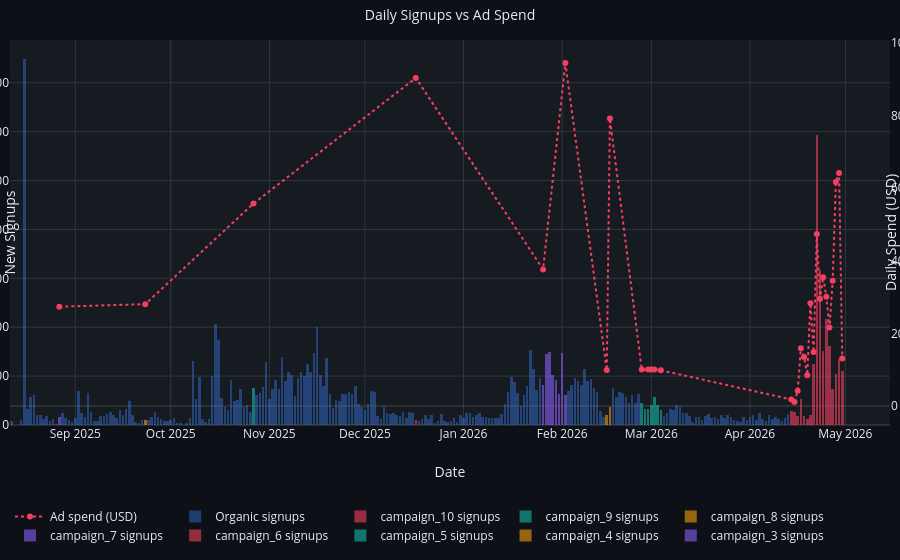

This figure's notebook cell:
### Markdown cell above
### Daily Sign-ups vs Ad Spend

### Code cell
fig = _fig_campaign_daily(daily)
if fig:
    fig.show()

### Figure 1 — Plotly figure (JSON) as saved in the notebook; plotly's stock layout.template omitted (floating-point values rounded to 4 significant figures; data arrays with more than 128 entries replaced by an {"elided": "..."} marker saying what was removed)
{"data": [{"marker": {"color": "#8B5CF6"}, "name": "campaign_3 signups", "opacity": 0.6, "type": "bar", "x": ["2025-08-27"], "y": [16]}, {"marker": {"color": "#F59E0B"}, "name": "campaign_4 signups", "opacity": 0.6, "type": "bar", "x": ["2025-09-23"], "y": [10]}, {"marker": {"color": "#14B8A6"}, "name": "campaign_5 signups", "opacity": 0.6, "type": "bar", "x": ["2025-10-27"], "y": [75]}, {"marker": {"color": "#F43F5E"}, "name": "campaign_6 signups", "opacity": 0.6, "type": "bar", "x": ["2025-12-17"], "y": [10]}, {"marker": {"color": "#8B5CF6"}, "name": "campaign_7 signups", "opacity": 0.6, "type": "bar", "x": ["2026-01-26", "2026-01-27", "2026-01-28", "2026-01-29", "2026-01-30", "2026-01-31", "2026-02-01", "2026-02-02"], "y": [82, 145, 149, 102, 92, 63, 147, 62]}, {"marker": {"color": "#F59E0B"}, "name": "campaign_8 signups", "opacity": 0.6, "type": "bar", "x": ["2026-02-15", "2026-02-16"], "y": [21, 37]}, {"marker": {"color": "#14B8A6"}, "name": "campaign_9 signups", "opacity": 0.6, "type": "bar", "x": ["2026-02-26", "2026-02-27", "2026-02-28", "2026-03-01", "2026-03-02", "2026-03-03", "2026-03-04"], "y": [44, 32, 32, 40, 58, 40, 30]}, {"marker": {"color": "#F43F5E"}, "name": "campaign_10 signups", "opacity": 0.6, "type": "bar", "x": ["2026-04-14", "2026-04-15", "2026-04-16", "2026-04-17", "2026-04-18", "2026-04-19", "2026-04-20", "2026-04-21", "2026-04-22", "2026-04-23", "2026-04-24", "2026-04-25", "2026-04-26", "2026-04-27", "2026-04-28", "2026-04-29", "2026-04-30"], "y": [29, 27, 18, 53, 18, 12, 21, 124, 594, 317, 151, 216, 161, 74, 105, 135, 111]}, {"marker": {"color": "#3B82F6"}, "name": "Organic signups", "opacity": 0.4, "type": "bar", "x": {"elided": "224 str values"}, "y": {"elided": "224 int values"}}, {"line": {"color": "#F43F5E", "dash": "dot", "width": 2}, "mode": "lines+markers", "name": "Ad spend (USD)", "type": "scatter", "x": ["2025-08-27", "2025-09-23", "2025-10-27", "2025-12-17", "2026-01-26", "2026-02-02", "2026-02-15", "2026-02-16", "2026-02-26", "2026-02-28", "2026-03-01", "2026-03-02", "2026-03-04", "2026-04-14", "2026-04-15", "2026-04-16", "2026-04-17", "2026-04-18", "2026-04-19", "2026-04-20", "2026-04-21", "2026-04-22", "2026-04-23", "2026-04-24", "2026-04-25", "2026-04-26", "2026-04-27", "2026-04-28", "2026-04-29", "2026-04-30"], "y": [273.4, 280.4, 557.5, 903.4, 376.1, 944.5, 99.0, 791.9, 100.7, 100.7, 100.7, 100.7, 98.46, 18.0, 11.0, 42.0, 159.0, 135.0, 85.0, 283.0, 149.0, 473.6, 295.1, 354.8, 301.0, 216.0, 345.0, 617.1, 641.6, 131.0], "yaxis": "y2"}], "layout": {"barmode": "stack", "font": {"color": "#E6EDF3", "size": 12}, "legend": {"orientation": "h", "y": -0.2}, "margin": {"b": 60, "l": 10, "r": 10, "t": 40}, "paper_bgcolor": "#0D1117", "plot_bgcolor": "#161B22", "title": {"font": {"size": 14}, "text": "Daily Signups vs Ad Spend"}, "xaxis": {"gridcolor": "#30363D", "showgrid": true, "title": {"text": "Date"}}, "yaxis": {"gridcolor": "#30363D", "showgrid": true, "title": {"text": "New Signups"}}, "yaxis2": {"gridcolor": "rgba(0,0,0,0)", "overlaying": "y", "side": "right", "title": {"text": "Daily Spend (USD)"}}}}
